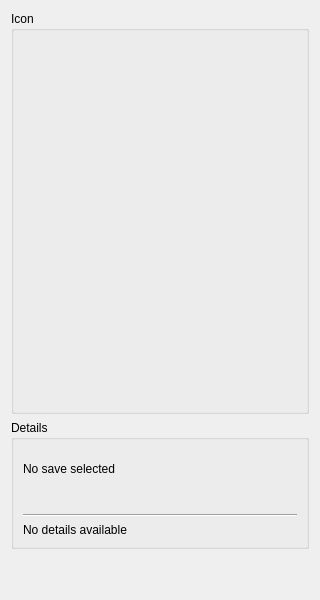
<?xml version="1.0" encoding="UTF-8"?>
<ui version="4.0">
 <class>SaveDetailsPanel</class>
 <widget class="QWidget" name="SaveDetailsPanel">
  <property name="geometry">
   <rect>
    <x>0</x>
    <y>0</y>
    <width>320</width>
    <height>600</height>
   </rect>
  </property>
  <layout class="QVBoxLayout" name="verticalLayout" stretch="1,0,0">
   <item>
    <widget class="QGroupBox" name="iconGroup">
     <property name="title">
      <string>Icon</string>
     </property>
     <layout class="QVBoxLayout" name="iconLayout">
      <item>
       <widget class="QWidget" name="iconControls">
        <property name="sizePolicy">
         <sizepolicy hsizetype="Preferred" vsizetype="Fixed">
          <horstretch>0</horstretch>
          <verstretch>0</verstretch>
         </sizepolicy>
        </property>
        <property name="minimumSize">
         <size>
          <width>0</width>
          <height>32</height>
         </size>
        </property>
        <layout class="QHBoxLayout" name="iconControlsLayout">
         <property name="leftMargin">
          <number>0</number>
         </property>
         <property name="topMargin">
          <number>0</number>
         </property>
         <property name="rightMargin">
          <number>0</number>
         </property>
         <property name="bottomMargin">
          <number>0</number>
         </property>
         <item>
          <spacer name="iconControlsLeftSpacer">
           <property name="orientation">
            <enum>Qt::Orientation::Horizontal</enum>
           </property>
           <property name="sizeHint" stdset="0">
            <size>
             <width>40</width>
             <height>20</height>
            </size>
           </property>
          </spacer>
         </item>
         <item>
          <widget class="QPushButton" name="playPauseButton">
           <property name="maximumSize">
            <size>
             <width>32</width>
             <height>32</height>
            </size>
           </property>
           <property name="visible">
            <bool>false</bool>
           </property>
           <property name="toolTip">
            <string>Pause animation</string>
           </property>
           <property name="iconSize">
            <size>
             <width>20</width>
             <height>20</height>
            </size>
           </property>
           <property name="flat">
            <bool>true</bool>
           </property>
          </widget>
         </item>
         <item>
          <widget class="QPushButton" name="resetViewButton">
           <property name="maximumSize">
            <size>
             <width>32</width>
             <height>32</height>
            </size>
           </property>
           <property name="visible">
            <bool>false</bool>
           </property>
           <property name="toolTip">
            <string>Reset view</string>
           </property>
           <property name="iconSize">
            <size>
             <width>20</width>
             <height>20</height>
            </size>
           </property>
           <property name="flat">
            <bool>true</bool>
           </property>
          </widget>
         </item>
         <item>
          <widget class="QPushButton" name="zoomInButton">
           <property name="maximumSize">
            <size>
             <width>32</width>
             <height>32</height>
            </size>
           </property>
           <property name="visible">
            <bool>false</bool>
           </property>
           <property name="toolTip">
            <string>Zoom in</string>
           </property>
           <property name="iconSize">
            <size>
             <width>20</width>
             <height>20</height>
            </size>
           </property>
           <property name="flat">
            <bool>true</bool>
           </property>
          </widget>
         </item>
         <item>
          <widget class="QPushButton" name="zoomOutButton">
           <property name="maximumSize">
            <size>
             <width>32</width>
             <height>32</height>
            </size>
           </property>
           <property name="visible">
            <bool>false</bool>
           </property>
           <property name="toolTip">
            <string>Zoom out</string>
           </property>
           <property name="iconSize">
            <size>
             <width>20</width>
             <height>20</height>
            </size>
           </property>
           <property name="flat">
            <bool>true</bool>
           </property>
          </widget>
         </item>
         <item>
          <spacer name="iconControlsRightSpacer">
           <property name="orientation">
            <enum>Qt::Orientation::Horizontal</enum>
           </property>
           <property name="sizeHint" stdset="0">
            <size>
             <width>40</width>
             <height>20</height>
            </size>
           </property>
          </spacer>
         </item>
        </layout>
       </widget>
      </item>
     </layout>
    </widget>
   </item>
   <item>
    <widget class="QGroupBox" name="detailsGroup">
     <property name="title">
      <string>Details</string>
     </property>
     <layout class="QVBoxLayout" name="infoLayout">
      <item>
       <widget class="QLabel" name="titleLabel">
        <property name="minimumSize">
         <size>
          <width>0</width>
          <height>40</height>
         </size>
        </property>
        <property name="text">
         <string>No save selected</string>
        </property>
        <property name="wordWrap">
         <bool>true</bool>
        </property>
       </widget>
      </item>
      <item>
       <widget class="QLabel" name="dirNameLabel">
        <property name="styleSheet">
         <string>color: gray; font-size: 11px;</string>
        </property>
        <property name="text">
         <string/>
        </property>
       </widget>
      </item>
      <item>
       <widget class="Line" name="line">
        <property name="orientation">
         <enum>Qt::Orientation::Horizontal</enum>
        </property>
       </widget>
      </item>
      <item>
       <widget class="QLabel" name="detailsLabel">
        <property name="text">
         <string>No details available</string>
        </property>
        <property name="alignment">
         <set>Qt::AlignmentFlag::AlignLeading|Qt::AlignmentFlag::AlignLeft|Qt::AlignmentFlag::AlignTop</set>
        </property>
        <property name="wordWrap">
         <bool>true</bool>
        </property>
       </widget>
      </item>
     </layout>
    </widget>
   </item>
   <item>
    <spacer name="verticalSpacer">
     <property name="orientation">
      <enum>Qt::Orientation::Vertical</enum>
     </property>
     <property name="sizeHint" stdset="0">
      <size>
       <width>20</width>
       <height>40</height>
      </size>
     </property>
    </spacer>
   </item>
  </layout>
 </widget>
 <resources/>
 <connections/>
</ui>
